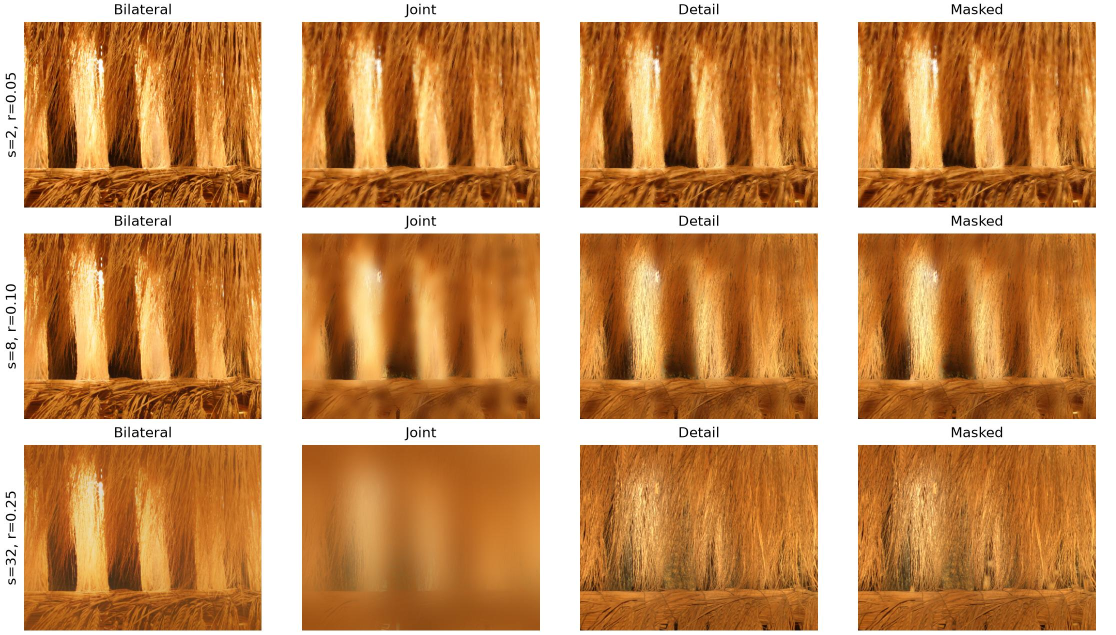
#> input picture data/results/figures/lamp_parameters.jpg, 2232 x 1269 px, given in place of lamp_ambient.tif, which was not available (shown at 1/2 size)
$ python run.py
#> lines starting #> are read from the running program, lines starting #| are printed output that depends on the picture; pictures that were not available may be replaced by others from this repository, and a replacement may not be noted
### src/image_io.py
from pathlib import Path

import cv2
import numpy as np
from PIL import Image


def read_image(path, max_size=0):
    image = cv2.imread(str(path), cv2.IMREAD_UNCHANGED)
    if image is None:
        raise FileNotFoundError(path)
    image = image[..., :3][..., ::-1].astype(np.float64) / np.iinfo(image.dtype).max
    if max_size and max(image.shape[:2]) > max_size:
        scale = max_size / max(image.shape[:2])
        image = cv2.resize(
            image, None, fx=scale, fy=scale, interpolation=cv2.INTER_AREA
        )
    return image


# [5 lines left out: function save_image, not called in this run]


def exposure(path):
    with Image.open(path) as image:
        exif = image.getexif().get_ifd(34665)
    return {
        "iso": int(exif[34855]),
        "seconds": float(exif.get(33434, 1)),
        "aperture": float(exif.get(33437, 1)),
    }


# [31 lines left out: function align_flash, not called in this run]

### src/run.py
import argparse
import json
from pathlib import Path

import cv2
import numpy as np

from figures import grid
from fusion import denoise, divergence, fused_gradients, gradient, laplacian, poisson
from image_io import align_flash, exposure, read_image, save_image


def write_json(path, values):
    path.write_text(json.dumps(values, indent=2) + "\n")


# [6 lines left out: function solve, not called in this run]


def part1(data, output, figures):
    ambient_path = data / "lamp/lamp_ambient.tif"
    flash_path = data / "lamp/lamp_flash.tif"
    a, f = [read_image(p, 1536) for p in (ambient_path, flash_path)]
    ratio = exposure(flash_path)["iso"] / exposure(ambient_path)["iso"]
    output.mkdir(parents=True, exist_ok=True)
    settings = [(2, 0.05), (8, 0.1), (32, 0.25)]
    methods = ["bilateral", "joint", "detail", "masked"]
    patches = []
    titles = []
    selected = None
    joint_small = None
    for spatial, intensity in settings:
        result = denoise(a, f, spatial, intensity, ratio)
        for method in methods:
            patches.append(result[method][240:600, 360:820])
            titles.append(method.capitalize())
        if (spatial, intensity) == (8, 0.1):
            selected = result
        if (spatial, intensity) == (2, 0.05):
            joint_small = result["joint"]
        print(f"Lamp filters {spatial}, {intensity} finished", flush=True)
    grid(
        figures / "lamp_parameters.jpg",
        patches,
        titles,
        columns=4,
        row_labels=["s=2, r=0.05", "s=8, r=0.10", "s=32, r=0.25"],
    )
    best = {**selected, "joint": joint_small}
    for method in methods:
        save_image(output / f"lamp_{method}.png", best[method])
    save_image(output / "lamp_artifact_mask.png", selected["mask"])
    grid(
        figures / "lamp_results.jpg",
        [a, f] + [best[m] for m in methods],
        [
            "Ambient",
            "Flash",
            "Bilateral",
            "Joint bilateral",
            "Detail transfer",
            "Masked result",
        ],
    )
    differences = [
        selected["joint"] - selected["bilateral"],
        selected["detail"] - selected["joint"],
        selected["masked"] - selected["detail"],
    ]
    grid(
        figures / "lamp_differences.png",
        differences,
        ["Joint - bilateral", "Detail - joint", "Masked - detail"],
        signed=True,
        limit=0.08,
    )
    grid(
        figures / "lamp_mask.jpg",
        [a, f, selected["mask"]],
        ["Ambient", "Flash", "Artifact mask"],
    )
    write_json(
        output / "settings.json",
        {
            "shape": list(a.shape),
            "tried": settings,
            "selected": {m: ([2, 0.05] if m == "joint" else [8, 0.1]) for m in methods},
            "exposure_ratio": ratio,
            "epsilon": 0.02,
            "shadow_threshold": 0.01,
            "specular_threshold": 0.95,
        },
    )


# [154 lines left out: functions part2, own_pair, part3, not called in this run]


def main():
    parser = argparse.ArgumentParser()
    parser.add_argument("--data", type=Path, default=Path("data"))
    parser.add_argument("--output", type=Path, default=Path("data/results"))
    parser.add_argument("--part", choices=["1", "2", "3", "all"], default="all")
    args = parser.parse_args()
    figures = args.output / "figures"
    figures.mkdir(parents=True, exist_ok=True)
    for name, function in [("1", part1), ("2", part2), ("3", part3)]:
        if args.part in (name, "all"):
            function(args.data, args.output / f"part{name}", figures)
#> this loop made 1 pass
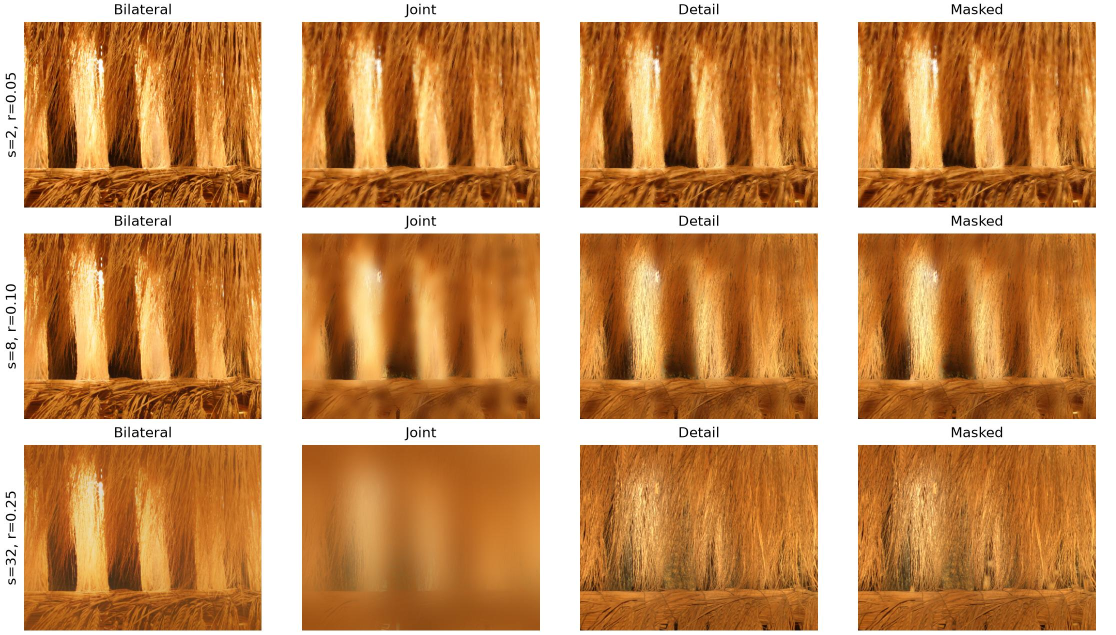
#> input picture data/results/figures/lamp_parameters.jpg, 2232 x 1269 px, given in place of lamp_ambient.tif, which was not available (shown at 1/2 size)
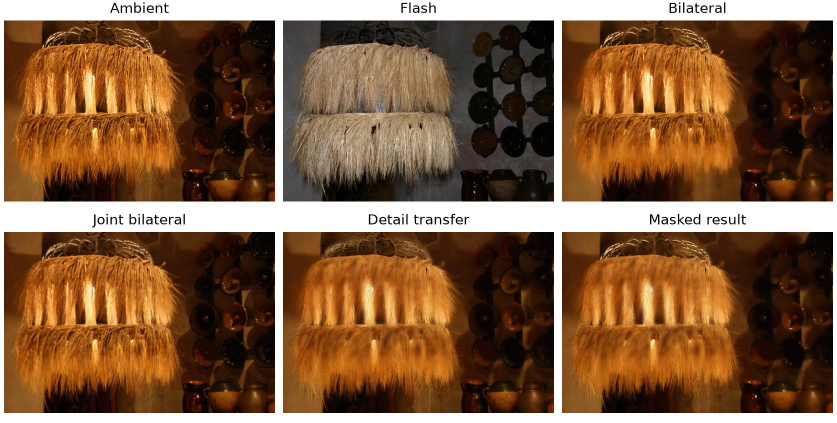
#> input picture data/results/figures/lamp_results.jpg, 1674 x 846 px, given in place of lamp_flash.tif, which was not available (shown at 1/2 size)
#> pass 1, in read_image (call 2), `image = cv2.resize( image, None, fx=scale, fy=scale, interpolation=cv2..`:
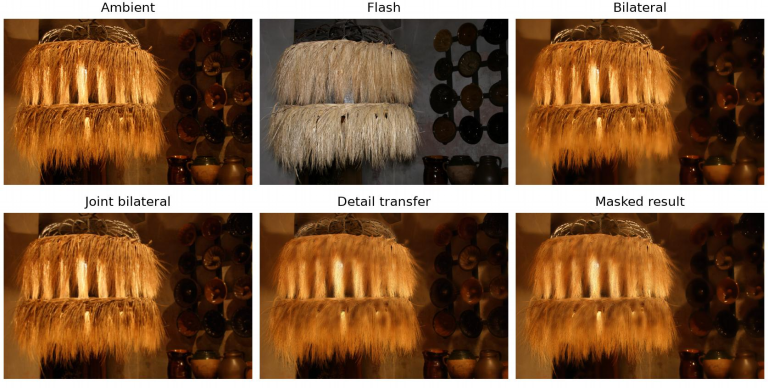
#> image: shape (776, 1536, 3) float64 (shown at 1/2 size); mean R, G, B 0.501, 0.361, 0.244


if __name__ == "__main__":
#> (the run stopped early here; a loop or call above may not have finished)
